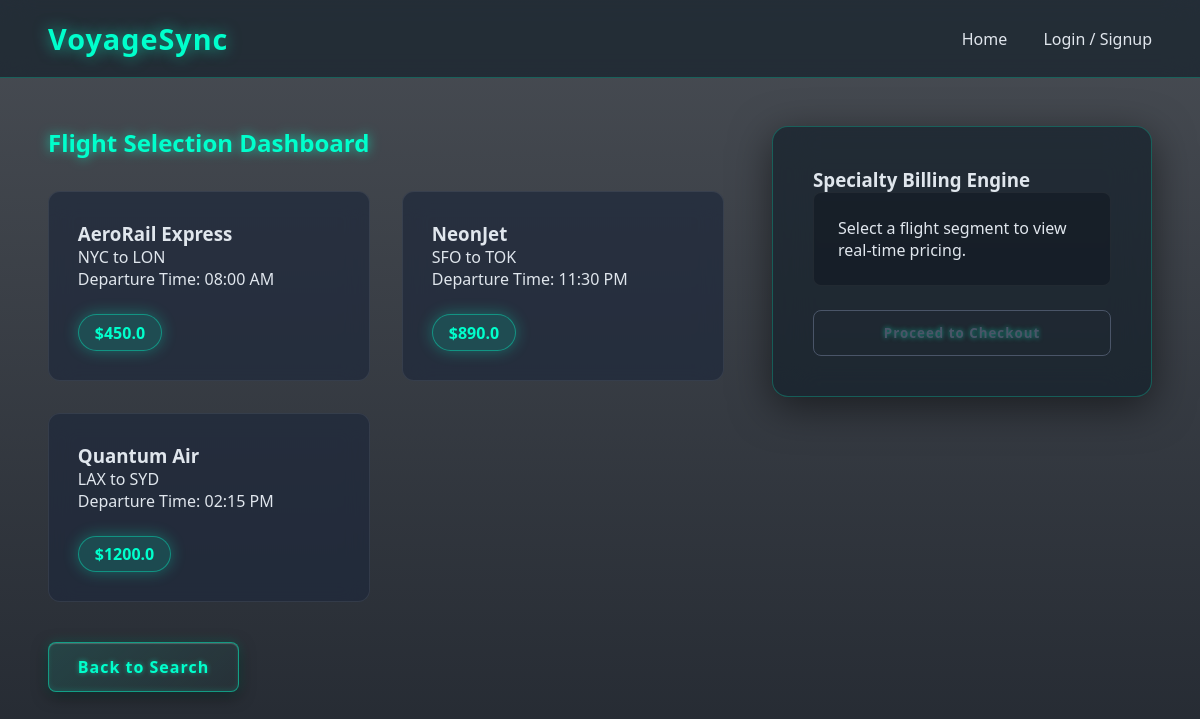
The page /flights on the database its author committed.
### app.py (models this page shows)
class Flight(db.Model):
    id = db.Column(db.Integer, primary_key=True)
    airline = db.Column(db.String(100), nullable=False)
    departure = db.Column(db.String(100), nullable=False)
    destination = db.Column(db.String(100), nullable=False)
    price = db.Column(db.Float, nullable=False)
    time = db.Column(db.String(50), nullable=False)

### app.py (the view)
@app.route('/flights')
def flights():
    all_flights = Flight.query.all()
    return render_template('flights.html', flights=all_flights)

### app.py (called while the page is built)
@app.context_processor
def inject_user():
    user = None
    if 'user_id' in session:
        user = User.query.get(session['user_id'])
    return dict(current_user=user)

### templates/flights.html (shortened to what this page needs)
{% extends 'base.html' %}
{% block content %}
<div class="dashboard">
    <div class="main-content">
        <h2 class="glow-text">Flight Selection Dashboard</h2>
        <div class="grid">
            {% for flight in flights %}
            <div class="glass-card selectable-item" data-id="{{ flight.id }}" data-price="{{ flight.price }}" data-type="flight">
                <h3>{{ flight.airline }}</h3>
                <p>{{ flight.departure }} to {{ flight.destination }}</p>
                <p>Departure Time: {{ flight.time }}</p>
                <div class="glow-badge">${{ flight.price }}</div>
            </div>
            {% endfor %}
        </div>
        <div class="margin-top-xl">
            <a href="{{ url_for('index') }}" class="neon-btn">Back to Search</a>
        </div>
    </div>
    <aside class="billing-engine glass-panel sticky">
        <h3>Specialty Billing Engine</h3>
        <div id="cost-breakdown" class="animated-panel">
            <p>Select a flight segment to view real-time pricing.</p>
        </div>
        <form action="{{ url_for('checkout') }}" method="POST" id="checkout-form">
            <button type="submit" class="neon-btn full-width margin-top-lg" id="proceed-btn" disabled>Proceed to Checkout</button>
        </form>
    </aside>
</div>
{% endblock %}

### templates/base.html (shortened to what this page needs)
<!DOCTYPE html>
<html lang="en">
<head>
    <link rel="stylesheet" href="{{ url_for('static', filename='style.css') }}">
</head>
<body>
    <nav class="glass-nav">
        <a href="{{ url_for('index') }}" class="logo" style="text-decoration: none;">VoyageSync</a>
        <div class="nav-links">
            <a href="{{ url_for('index') }}">Home</a>
            {% if current_user %}
                <a href="{{ url_for('profile') }}">Access Profile</a>
                <a href="{{ url_for('logout') }}">Logout</a>
            {% else %}
                <a href="#" id="openModalBtn">Login / Signup</a>
            {% endif %}
        </div>
    </nav>
    <main>
        {% block content %}{% endblock %}
    </main>
</body>
</html>

### static/style.css (style rules this page uses)
* { margin: 0; padding: 0; box-sizing: border-box; font-family: 'Segoe UI', Tahoma, Geneva, Verdana, sans-serif; }
:root { --bg-color: #0b111a; --glass-bg: rgba(18, 30, 40, 0.65); --glass-border: rgba(0, 255, 204, 0.25); --neon-teal: #00ffcc; --text-main: #e0e6ed; --slate-gray: #1e293b; }
body { background-image: linear-gradient(rgba(11, 17, 26, 0.75), rgba(11, 17, 26, 0.90)), url('Voy_back.jpg'); background-size: cover; background-position: center; background-attachment: fixed; background-repeat: no-repeat; color: var(--text-main); min-height: 100vh; display: flex; flex-direction: column; }
.glass-nav { position: sticky; top: 0; z-index: 100; display: flex; justify-content: space-between; align-items: center; padding: 1.2rem 3rem; background: var(--glass-bg); backdrop-filter: blur(16px); border-bottom: 1px solid var(--glass-border); }
.logo { font-size: 1.8rem; font-weight: 800; color: var(--neon-teal); text-shadow: 0 0 15px rgba(0, 255, 204, 0.6); letter-spacing: 1px; }
.nav-links a { color: var(--text-main); text-decoration: none; margin-left: 2rem; font-weight: 500; transition: color 0.3s, text-shadow 0.3s; }
.glass-panel { background: var(--glass-bg); backdrop-filter: blur(20px); border: 1px solid var(--glass-border); border-radius: 16px; padding: 2.5rem; box-shadow: 0 10px 40px rgba(0, 0, 0, 0.5); }
.glass-card { background: rgba(30, 41, 59, 0.7); backdrop-filter: blur(12px); border: 1px solid rgba(255, 255, 255, 0.08); border-radius: 12px; padding: 1.8rem; transition: transform 0.4s cubic-bezier(0.175, 0.885, 0.32, 1.275), box-shadow 0.4s, border-color 0.4s; }
.neon-btn { background: linear-gradient(135deg, rgba(0, 255, 204, 0.1), rgba(0, 255, 204, 0.02)); color: var(--neon-teal); border: 1px solid rgba(0, 255, 204, 0.5); padding: 0.8rem 1.8rem; border-radius: 8px; cursor: pointer; font-weight: 600; letter-spacing: 1px; text-decoration: none; display: inline-flex; align-items: center; justify-content: center; transition: all 0.4s cubic-bezier(0.175, 0.885, 0.32, 1.275); text-align: center; box-shadow: 0 4px 15px rgba(0, 0, 0, 0.5), 0 0 12px rgba(0, 255, 204, 0.2), inset 0 1px 1px rgba(255, 255, 255, 0.2), inset 0 -2px 5px rgba(0, 255, 204, 0.1); text-shadow: 0 0 5px rgba(0, 255, 204, 0.5); }
.neon-btn:disabled { border-color: #4a5568; color: #4a5568; cursor: not-allowed; box-shadow: none; background: transparent; }
.full-width { width: 100%; }
.glow-badge { background: rgba(0, 255, 204, 0.15); color: var(--neon-teal); padding: 0.4rem 1rem; border-radius: 30px; display: inline-block; margin-top: 1.5rem; font-weight: 700; box-shadow: 0 0 15px rgba(0, 255, 204, 0.3); border: 1px solid rgba(0, 255, 204, 0.4); }
.glow-text { color: var(--neon-teal); text-shadow: 0 0 12px rgba(0, 255, 204, 0.7); }
.dashboard { display: grid; grid-template-columns: 1fr 380px; gap: 3rem; padding: 3rem; max-width: 1400px; margin: 0 auto; }
.grid { display: grid; grid-template-columns: repeat(auto-fill, minmax(280px, 1fr)); gap: 2rem; margin: 2rem 0; }
.sticky { position: sticky; top: 100px; height: fit-content; }
.selectable-item { cursor: pointer; }
.margin-top-lg { margin-top: 1.5rem; }
.margin-top-xl { margin-top: 2.5rem; }
.animated-panel { transition: all 0.4s ease-in-out; padding: 1.5rem; background: rgba(11, 17, 26, 0.4); border-radius: 8px; border: 1px solid rgba(255,255,255,0.05); }

### rows shown on the page
Flight: airline "AeroRail Express", departure "NYC", destination "LON", time "08:00 AM", price "450.0"
Flight: airline "NeonJet", departure "SFO", destination "TOK", time "11:30 PM", price "890.0"
Flight: airline "Quantum Air", departure "LAX", destination "SYD", time "02:15 PM", price "1200.0"
